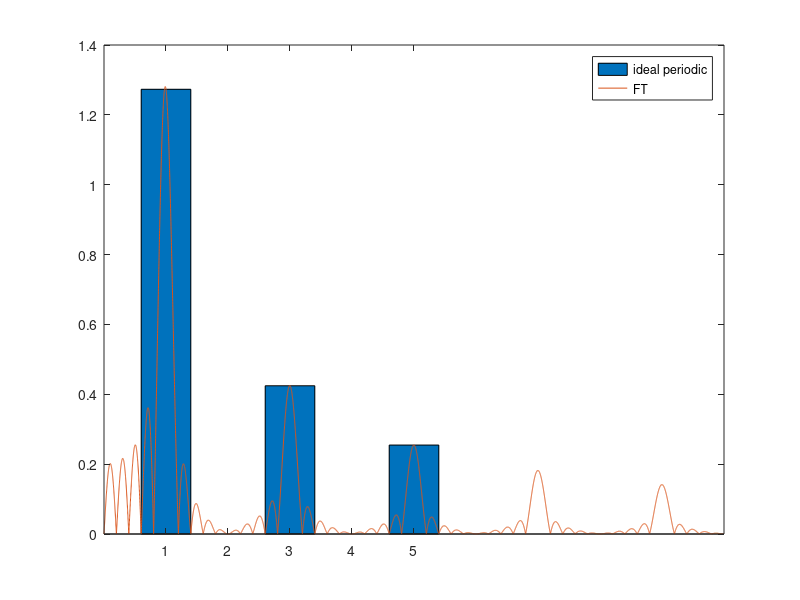

Reproduce this figure in MATLAB.
x = [1 2 3 4 5]
y = [1.273239545 0 .4244131816 0 .2546479089]
bar(x,y)

hold on
w = 0:.001:10 ;
fun =  @(t)exp(-i.*t.*w) ;
g1 = (1./(5.*pi)).*integral(fun,0,pi,'ArrayValued',true) ;
g2 = ((-1)./(5.*pi)).*integral(fun,pi,2.*pi,'ArrayValued',true)
g3 = (1./(5.*pi)).*integral(fun,2.*pi,3.*pi,'ArrayValued',true) ;
g4 = ((-1)./(5.*pi)).*integral(fun,3.*pi,4.*pi,'ArrayValued',true)
g5 = (1./(5.*pi)).*integral(fun,4.*pi,5.*pi,'ArrayValued',true) ;
g6 = ((-1)./(5.*pi)).*integral(fun,5.*pi,6.*pi,'ArrayValued',true)
g7 = (1./(5.*pi)).*integral(fun,6.*pi,7.*pi,'ArrayValued',true) ;
g8 = ((-1)./(5.*pi)).*integral(fun,7.*pi,8.*pi,'ArrayValued',true)
g9 = (1./(5.*pi)).*integral(fun,8.*pi,9.*pi,'ArrayValued',true) ;
g10 = ((-1)./(5.*pi)).*integral(fun,9.*pi,10.*pi,'ArrayValued',true)
f = abs(g1+g2+g3+g4+g5+g6+g7+g8+g9+g10) ;
plot(w, f)

legend('ideal periodic','FT')